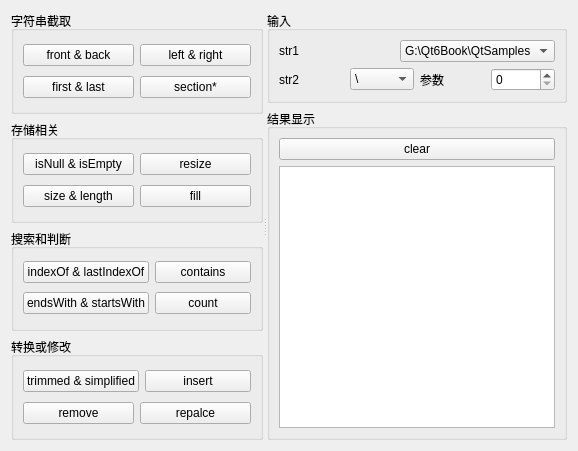
<?xml version="1.0" encoding="UTF-8"?>
<ui version="4.0">
 <class>Widget</class>
 <widget class="QWidget" name="Widget">
  <property name="geometry">
   <rect>
    <x>0</x>
    <y>0</y>
    <width>578</width>
    <height>451</height>
   </rect>
  </property>
  <property name="windowTitle">
   <string>QString常用功能</string>
  </property>
  <layout class="QVBoxLayout" name="verticalLayout_10">
   <item>
    <widget class="QSplitter" name="splitter">
     <property name="orientation">
      <enum>Qt::Horizontal</enum>
     </property>
     <widget class="QWidget" name="layoutWidget">
      <layout class="QVBoxLayout" name="verticalLayout_5">
       <item>
        <widget class="QGroupBox" name="groupBox">
         <property name="title">
          <string>字符串截取</string>
         </property>
         <layout class="QVBoxLayout" name="verticalLayout">
          <item>
           <layout class="QHBoxLayout" name="horizontalLayout">
            <item>
             <widget class="QPushButton" name="Btn_front">
              <property name="text">
               <string>front &amp;&amp; back</string>
              </property>
             </widget>
            </item>
            <item>
             <widget class="QPushButton" name="Btn_left">
              <property name="text">
               <string>left &amp;&amp; right</string>
              </property>
             </widget>
            </item>
           </layout>
          </item>
          <item>
           <layout class="QHBoxLayout" name="horizontalLayout_2">
            <item>
             <widget class="QPushButton" name="Btn_first">
              <property name="text">
               <string>first &amp;&amp; last</string>
              </property>
             </widget>
            </item>
            <item>
             <widget class="QPushButton" name="Btn_section">
              <property name="text">
               <string>section*</string>
              </property>
             </widget>
            </item>
           </layout>
          </item>
         </layout>
        </widget>
       </item>
       <item>
        <widget class="QGroupBox" name="groupBox_2">
         <property name="title">
          <string>存储相关</string>
         </property>
         <layout class="QVBoxLayout" name="verticalLayout_2">
          <item>
           <layout class="QHBoxLayout" name="horizontalLayout_3">
            <item>
             <widget class="QPushButton" name="Btn_empty">
              <property name="text">
               <string>isNull &amp;&amp; isEmpty</string>
              </property>
             </widget>
            </item>
            <item>
             <widget class="QPushButton" name="Btn_resize">
              <property name="text">
               <string>resize</string>
              </property>
             </widget>
            </item>
           </layout>
          </item>
          <item>
           <layout class="QHBoxLayout" name="horizontalLayout_4">
            <item>
             <widget class="QPushButton" name="Btn_size">
              <property name="text">
               <string>size &amp;&amp; length</string>
              </property>
             </widget>
            </item>
            <item>
             <widget class="QPushButton" name="Btn_fill">
              <property name="text">
               <string>fill</string>
              </property>
             </widget>
            </item>
           </layout>
          </item>
         </layout>
        </widget>
       </item>
       <item>
        <widget class="QGroupBox" name="groupBox_3">
         <property name="title">
          <string>搜索和判断</string>
         </property>
         <layout class="QVBoxLayout" name="verticalLayout_3">
          <item>
           <layout class="QHBoxLayout" name="horizontalLayout_5">
            <item>
             <widget class="QPushButton" name="Btn_index">
              <property name="text">
               <string>indexOf &amp;&amp; lastIndexOf</string>
              </property>
             </widget>
            </item>
            <item>
             <widget class="QPushButton" name="Btn_contains">
              <property name="text">
               <string>contains</string>
              </property>
             </widget>
            </item>
           </layout>
          </item>
          <item>
           <layout class="QHBoxLayout" name="horizontalLayout_6">
            <item>
             <widget class="QPushButton" name="Btn_endswith">
              <property name="text">
               <string>endsWith &amp;&amp; startsWith</string>
              </property>
             </widget>
            </item>
            <item>
             <widget class="QPushButton" name="Btn_count">
              <property name="text">
               <string>count</string>
              </property>
             </widget>
            </item>
           </layout>
          </item>
         </layout>
        </widget>
       </item>
       <item>
        <widget class="QGroupBox" name="groupBox_5">
         <property name="title">
          <string>转换或修改</string>
         </property>
         <layout class="QVBoxLayout" name="verticalLayout_4">
          <item>
           <layout class="QHBoxLayout" name="horizontalLayout_7">
            <item>
             <widget class="QPushButton" name="Btn_trimmed">
              <property name="text">
               <string>trimmed &amp;&amp; simplified</string>
              </property>
             </widget>
            </item>
            <item>
             <widget class="QPushButton" name="Btn_insert">
              <property name="text">
               <string>insert</string>
              </property>
             </widget>
            </item>
           </layout>
          </item>
          <item>
           <layout class="QHBoxLayout" name="horizontalLayout_8">
            <item>
             <widget class="QPushButton" name="Btn_remove">
              <property name="text">
               <string>remove</string>
              </property>
             </widget>
            </item>
            <item>
             <widget class="QPushButton" name="Btn_repalce">
              <property name="text">
               <string>repalce</string>
              </property>
             </widget>
            </item>
           </layout>
          </item>
         </layout>
        </widget>
       </item>
      </layout>
     </widget>
     <widget class="QWidget" name="layoutWidget">
      <layout class="QVBoxLayout" name="verticalLayout_9">
       <item>
        <widget class="QGroupBox" name="groupBox_4">
         <property name="title">
          <string>输入</string>
         </property>
         <layout class="QVBoxLayout" name="verticalLayout_6">
          <item>
           <layout class="QHBoxLayout" name="horizontalLayout_9">
            <item>
             <widget class="QLabel" name="label">
              <property name="text">
               <string>str1</string>
              </property>
             </widget>
            </item>
            <item>
             <widget class="QComboBox" name="Cbox_str1">
              <item>
               <property name="text">
                <string>G:\Qt6Book\QtSamples</string>
               </property>
              </item>
             </widget>
            </item>
           </layout>
          </item>
          <item>
           <layout class="QHBoxLayout" name="horizontalLayout_10">
            <item>
             <widget class="QLabel" name="label_2">
              <property name="text">
               <string>str2</string>
              </property>
             </widget>
            </item>
            <item>
             <widget class="QComboBox" name="Cbox_str2">
              <item>
               <property name="text">
                <string>\</string>
               </property>
              </item>
             </widget>
            </item>
            <item>
             <widget class="QLabel" name="label_3">
              <property name="text">
               <string>参数</string>
              </property>
             </widget>
            </item>
            <item>
             <widget class="QSpinBox" name="Spin_num"/>
            </item>
           </layout>
          </item>
         </layout>
        </widget>
       </item>
       <item>
        <widget class="QGroupBox" name="groupBox_6">
         <property name="title">
          <string>结果显示</string>
         </property>
         <layout class="QVBoxLayout" name="verticalLayout_8">
          <item>
           <layout class="QVBoxLayout" name="verticalLayout_7">
            <item>
             <widget class="QPushButton" name="Btn_clear">
              <property name="text">
               <string>clear</string>
              </property>
             </widget>
            </item>
            <item>
             <widget class="QPlainTextEdit" name="plainTextEdit"/>
            </item>
           </layout>
          </item>
         </layout>
        </widget>
       </item>
      </layout>
     </widget>
    </widget>
   </item>
  </layout>
 </widget>
 <resources/>
 <connections>
  <connection>
   <sender>Btn_clear</sender>
   <signal>clicked()</signal>
   <receiver>plainTextEdit</receiver>
   <slot>clear()</slot>
   <hints>
    <hint type="sourcelabel">
     <x>423</x>
     <y>142</y>
    </hint>
    <hint type="destinationlabel">
     <x>423</x>
     <y>295</y>
    </hint>
   </hints>
  </connection>
 </connections>
</ui>
